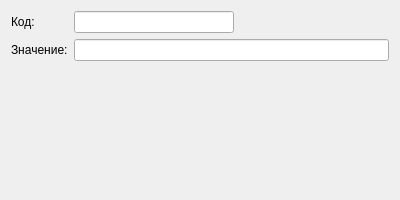
<?xml version="1.0" encoding="UTF-8"?>
<ui version="4.0"><class>Dialog</class><widget class="QDialog" name="Dialog"><property name="geometry"><rect><x>0</x><y>0</y><width>400</width><height>200</height></rect></property><property name="windowTitle"><string>#044 form/129_fixed_field</string></property><layout class="QFormLayout" name="formLayout"><item row="0" column="0"><widget class="QLabel" name="l1"><property name="text"><string>Код:</string></property></widget></item><item row="0" column="1"><widget class="QLineEdit" name="e1"><property name="sizePolicy"><sizepolicy hsizetype="Fixed" vsizetype="Fixed"><horstretch>0</horstretch><verstretch>0</verstretch></sizepolicy></property><property name="minimumSize"><size><width>160</width><height>0</height></size></property></widget></item><item row="1" column="0"><widget class="QLabel" name="l2"><property name="text"><string>Значение:</string></property></widget></item><item row="1" column="1"><widget class="QLineEdit" name="e2"></widget></item></layout></widget></ui>
